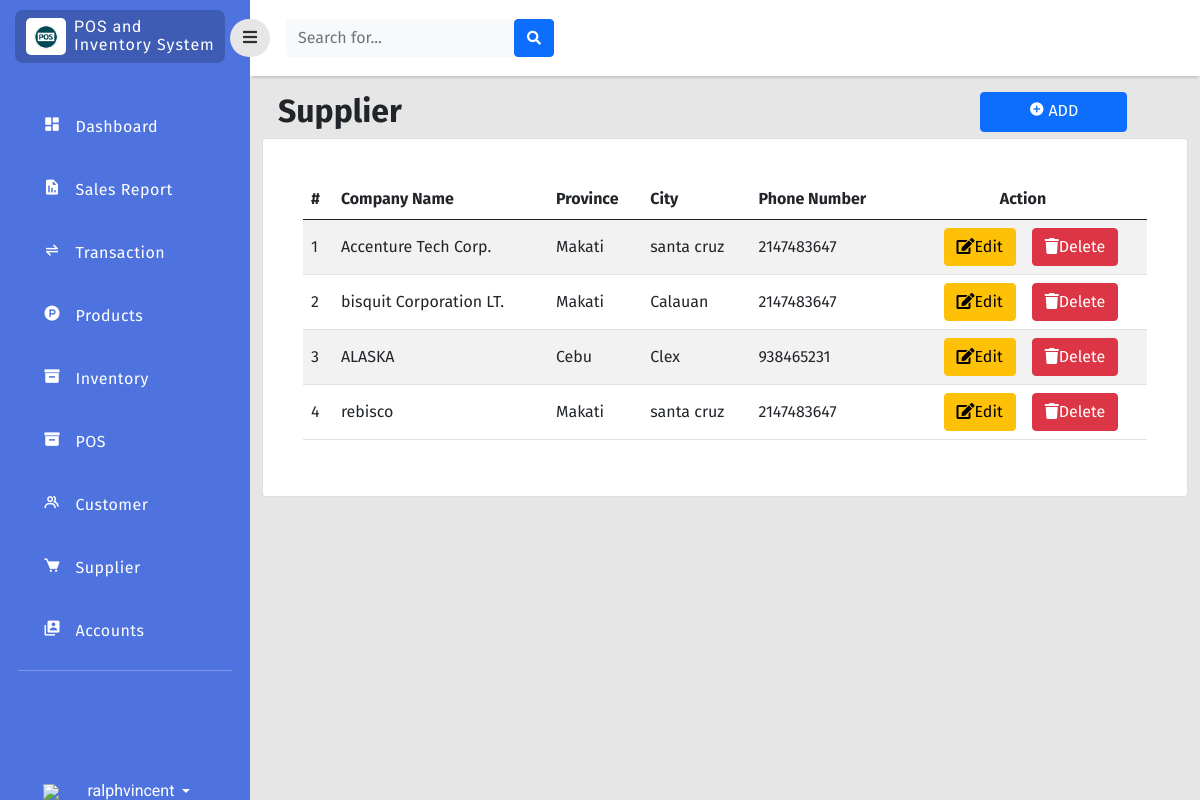
Page /php/supplier.php (signed in) on the earlier database version.
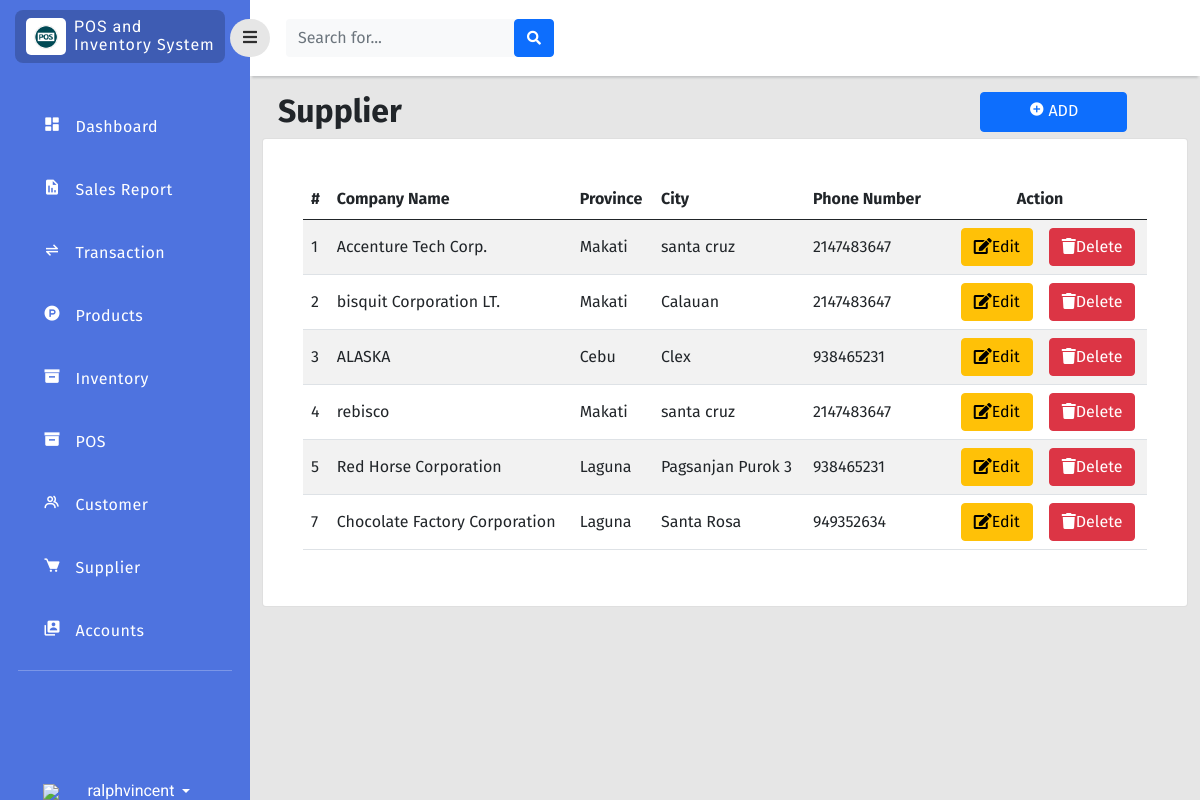
Same page on the later database version.
### tables this page shows
CREATE TABLE `supplier` (
  `supplier_id` int(11) NOT NULL,
  `company_name` varchar(255) NOT NULL,
  `location_id` int(255) NOT NULL,
  `phone_no` int(11) NOT NULL
);

CREATE TABLE `location` (
  `location_id` int(11) NOT NULL,
  `province` varchar(255) NOT NULL,
  `city` varchar(255) NOT NULL
);

### php/supplier.php (the view, shortened to what the changed rows need)
<?php
include 'connection.php';
?>
<!doctype html>
<html lang="en">
  <head>
    <link href="https://cdn.jsdelivr.net/npm/bootstrap@5.0.2/dist/css/bootstrap.min.css" rel="stylesheet"
>
    <link rel="stylesheet" type="text/css" href="../style/dash.css">
    <link
      href="https://cdnjs.cloudflare.com/ajax/libs/font-awesome/5.15.1/css/all.min.css"
      rel="stylesheet"
    />
    <link href='https://unpkg.com/boxicons@2.1.2/css/boxicons.min.css' rel='stylesheet'>
    </head>
    <body>
    <div class="page">
        <div class="content">
               <div class="col py-3 d-flex justify-content-center overflow-auto">
                <div class="container-fluid">
                    <div class="row">
                        <div class="col d-flex justify-content">
                            <br>
                            <div class="w-50">
                                <h2 class="text-dark text-start ps-3 fw-bold">Supplier</h2>
                            </div>
                        </div>
                    </div>
                    <div class="row">
                        <div class="col ">
                            <div class="card">
                                <div class="card-body rounded-3 m-4 table-responsive-lg">
                                    <table class="table table-striped align-middle" id="SupplierTab">
                                        <thead>
                                            <tr>
                                                <th scope="col">#</th>
                                                <th scope="col">Company Name</th>
                                                <th scope="col">Province</th>
                                                <th scope="col">City</th>
                                                <th scope="col">Phone Number</th>
                                                <th scope="col" style="text-align: center;">Action</th>
                                            </tr>
                                        </thead>
                                        <tbody>
                                             <?php
                                            $query_run = mysqli_query($con,"SELECT * FROM supplier");
                                            $sql_run = mysqli_query($con,"SELECT * FROM location");
                                            while ($row=mysqli_fetch_assoc($query_run) AND $rows=mysqli_fetch_assoc($sql_run)) { ?>
                                            <tr>
                                                <td><?php echo $row['supplier_id'];  ?></td>
                                                <td><?php echo $row['company_name'];  ?></td>
                                                <td><?php echo $rows['province'];  ?></td>
                                                <td><?php echo $rows['city'];  ?></td>
                                                <td><?php echo $row['phone_no'];  ?></td>
                                                <td>
                                                    <div class="d-flex flex-row justify-content-center">
                                                        <button class="btn btn-warning editbtn mx-3" data-toggle="modal" type="button"><i class="fas fa-edit" data-toggle="tooltip" title="edit"></i>Edit</button>
                                                        <button class="btn btn-danger deletebtn" data-toggle="modal" type="button"><i class="fas fa-trash" data-toggle="tooltip" title="edit"></i>Delete</button>
                                                    </div>
                                                </td>
                                            </tr>
                                        <?php } ?>
                                        </tbody>
                                    </table>
                                </div>
                            </div>
                        </div>
                    </div>
                </div>
            </div>
        </div>
    </div>
</body>
</html>

Differences in the rows shown:
added location: province "Laguna", city "Pagsanjan Purok 3"
added supplier: supplier_id "5", company_name "Red Horse Corporation", phone_no "938465231"
added location: province "Laguna", city "Santa Rosa"
added supplier: supplier_id "7", company_name "Chocolate Factory Corporation", phone_no "949352634"
